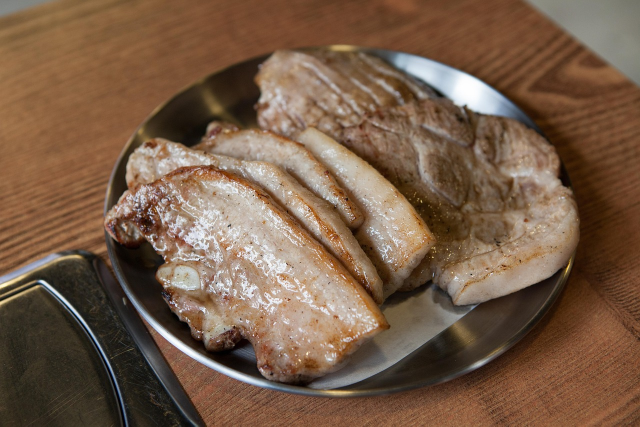
#> input picture MODULO-KIOSKO/media_cache/pork-687154_1280.jpg, 1280 x 853 px (shown at 1/2 size)
$ python -i app.py   (imports and definitions only)
#> lines starting #> are read from the running program, lines starting #| are printed output that depends on the picture
import cv2
import time
import requests
import serial
import json
import threading
import queue
import uuid
import logging
from logging.handlers import RotatingFileHandler
import glob
from collections import deque, Counter
import os

# --- Directorio del Script para rutas robustas ---
SCRIPT_DIR = os.path.dirname(os.path.abspath(__file__))

# ==============================================================================
# --- CONFIGURACIÓN PRINCIPAL ---
# ==============================================================================
FRIDGE_ID = os.getenv("FRIDGE_ID")
# Detección automática de puertos serie. Busca dispositivos comunes del ESP32.
# Esto elimina la necesidad de la variable de entorno SERIAL_PORTS.
# [1 line that did not run here, left out]
BAUD_RATE = int(os.getenv("BAUD_RATE", 115200))
# --- Configuración de Cámaras ---
# Lee una variable de entorno 'CAMERA_DEVICES' que es una lista de rutas separadas por comas (ej: "/dev/video0,/dev/video2")
# Si no se define, se usa una lista vacía por defecto.
CAMERA_DEVICES = [cam.strip() for cam in os.getenv("CAMERA_DEVICES", "").split(',') if cam.strip()]
CAPTURE_TIMEOUT_SECONDS = 60.0 # Tiempo máximo para capturar imágenes tras el cierre de la puerta.
BASE_BACKEND_URL = os.getenv("BASE_BACKEND_URL") # Se mantiene como variable de entorno

# --- LECTURA DE SECRETOS EN SWARM ---
# En un entorno Swarm, el secreto se monta como un archivo.
# Esta función intenta leerlo desde el archivo, y si no existe,
# vuelve a usar la variable de entorno (para compatibilidad con docker-compose).
def get_fridge_secret():
    secret_path = '/run/secrets/fridge_secret'
    if os.path.exists(secret_path):
        with open(secret_path, 'r') as f:
            return f.read().strip()
    return os.getenv("FRIDGE_SECRET")

FRIDGE_SECRET = get_fridge_secret()
SHOW_VIDEO = False
TARGET_FPS = 30 # Limita los FPS de las cámaras para optimizar el rendimiento
DEBUG_SAVE_IMAGES = False # <-- Si es True, guarda imágenes con ArUcos detectados

# --- Construcción de URLs dinámicas ---
## Se actualizan las URLs para que coincidan con la nueva estructura unificada de la API,
AUTH_URL = f"{BASE_BACKEND_URL}/api/auth/login" # Nuevo endpoint para obtener el token JWT
## usando como referencia el formato de kiosk.py: /api/<recurso>/<id_nevera>
BACKEND_URL = f"{BASE_BACKEND_URL}/api/transactions/{FRIDGE_ID}"
PRODUCT_DATABASE_URL = f"{BASE_BACKEND_URL}/api/products/{FRIDGE_ID}"

# --- Configuración de Lógica de Negocio y Base de Datos ---
WEIGHT_TOLERANCE_G = 70 # Margen de error aceptado para la coincidencia de peso (en gramos).
# Ruta corregida para que la DB de productos se guarde en el volumen 'nevera_db' montado en /app/db
LOCAL_PRODUCT_DB_PATH = os.path.join(SCRIPT_DIR, 'db', 'products.json')
DB_UPDATE_INTERVAL_SECONDS = 3600 # 120 segundos para probar .. ponerlo a una hora '3600'normalmente en produccion,actualizaciones de la DB de productos.

# --- Configuración de Envío y Persistencia al backend---
OFFLINE_QUEUE_PATH = os.path.join(SCRIPT_DIR, "offline_queue") # Carpeta para guardar transacciones si no hay conexión.
MAX_UPLOAD_RETRIES = 3 # Número de reintentos inmediatos antes de guardar para más tarde.
RETRY_DELAY_SECONDS = 5 # Segundos de espera entre reintentos.
OFFLINE_CHECK_INTERVAL_SECONDS = 60 # Cada cuánto tiempo se revisa la cola offline.
STATUS_REPORT_SEND_INTERVAL_SECONDS = 900 # 15 minutos. Intervalo para enviar reportes de estado al backend.

# --- Configuración de Logging ---
LOG_FILE_PATH = os.path.join(SCRIPT_DIR, "logs", "fridge_service.log")
LOG_MAX_BYTES = 5 * 1024 * 1024  # 5 MB
LOG_BACKUP_COUNT = 2 # Mantiene hasta 2 archivos de log antiguos

# --- Configuración de Revisión ---
# Carpeta para guardar los archivos de video/json de sesiones de baja confianza.
REVIEW_QUEUE_PATH = os.path.join(SCRIPT_DIR, "review_queue")

# --- Configuración de Captura de Sesión ---
SESSION_DATA_PATH = os.path.join(SCRIPT_DIR, "session_temp") # Carpeta para guardar videos y timestamps temporales de la sesión.

# --- Configuración de ArUco y Procesamiento de Imagen (tomado de los tests) ---
ARUCO_DICTIONARY = cv2.aruco.getPredefinedDictionary(cv2.aruco.DICT_4X4_1000)
ARUCO_PARAMETERS = cv2.aruco.DetectorParameters()
ARUCO_PARAMETERS.cornerRefinementMethod = cv2.aruco.CORNER_REFINE_SUBPIX
DEBUG_SAVE_IMAGES_PATH = os.path.join(SCRIPT_DIR, "debug_images") # Ruta para guardar imágenes de depuración.


# --- Variables Globales y Locks de Sincronización ---
PRODUCT_DATABASE = {}
PRODUCT_DB_LOCK = threading.Lock()


# ==============================================================================
# --- GESTOR DE AUTENTICACIÓN JWT ---
# ==============================================================================

class AuthManager:
    """
    Clase para gestionar la obtención y el refresco de tokens JWT.
    Es segura para hilos (thread-safe) gracias al uso de un Lock.
    """
    # [449 lines left out: functions __init__, _login, get_token, setup_logging, serial_reader_thread, camera_worker_thread and 6 more, not called in this run]


# ==============================================================================
# --- HILOS Y FUNCIONES DE PROCESAMIENTO DE SESIÓN ("LOS COCINEROS") ---
# ==============================================================================

def process_images_for_arucos(image_cache):
    """
    Función "Cocinero Especialista" para el análisis de imágenes.

    Recibe un lote de imágenes y aplica un pipeline de procesamiento para detectar marcadores ArUco.
    El pipeline es: `Color -> Escala de Grises -> CLAHE -> Detección de ArUco`.
    - CLAHE (Contrast Limited Adaptive Histogram Equalization) es crucial para mejorar el
      contraste en condiciones de iluminación difíciles.

    Retorna una lista de todas las detecciones encontradas, cada una con su `timestamp` y `aruco_id`.
    """
    if not image_cache:
        logging.warning("No se capturaron imágenes en esta sesión.")
        return []

    # --- Detección de ArUcos con pipeline mejorado (Gris -> CLAHE -> Detect) ---
    all_detections = []
    # Solo procedemos si hay imágenes que analizar.
    if image_cache:
        # Creamos una instancia del detector y del filtro CLAHE una sola vez para reutilizarlos en el bucle.
        detector = cv2.aruco.ArucoDetector(ARUCO_DICTIONARY, ARUCO_PARAMETERS)
        clahe = cv2.createCLAHE(clipLimit=2.0, tileGridSize=(8, 8))

        # Si la depuración está activa, nos aseguramos de que la carpeta de salida exista.
        if DEBUG_SAVE_IMAGES:
            os.makedirs(DEBUG_SAVE_IMAGES_PATH, exist_ok=True)

        # Iteramos sobre cada imagen capturada durante la sesión.
        for image_data in image_cache:
            # --- INICIO DEL PIPELINE DE PROCESAMIENTO ---
            # Paso 1: Convertir la imagen original (BGR) a escala de grises (1 canal).
            # Esto es un requisito para CLAHE y reduce la complejidad para el detector.
            gray_frame = cv2.cvtColor(image_data['frame'], cv2.COLOR_BGR2GRAY)

            # Paso 2: Aplicar CLAHE (Contrast Limited Adaptive Histogram Equalization).
            # Este filtro mejora drásticamente el contraste en la imagen, especialmente en condiciones
            # de iluminación desigual (sombras, reflejos), haciendo los bordes de los ArUcos más nítidos.
            clahe_frame = clahe.apply(gray_frame)

            # Paso 3: Detectar los marcadores ArUco en la imagen ya procesada con CLAHE.
            corners, markerIds, _ = detector.detectMarkers(clahe_frame)
            # --- FIN DEL PIPELINE DE PROCESAMIENTO ---

            # Si se encontraron marcadores, los registramos para el reporte final.
            if markerIds is not None:
                for marker_id in markerIds.flatten():
                    all_detections.append({
                        'timestamp': image_data['timestamp'],
                        'aruco_id': str(marker_id)
                    })

            # Si la depuración está activa, guardamos TODAS las imágenes procesadas de la sesión.
            if DEBUG_SAVE_IMAGES:
                # Convertimos la imagen CLAHE (monocromática) a BGR (color) para poder dibujar sobre ella.
                debug_frame = cv2.cvtColor(clahe_frame, cv2.COLOR_GRAY2BGR)
                # Si se encontraron marcadores en ESTA imagen, los dibujamos.
                if markerIds is not None:
                    cv2.aruco.drawDetectedMarkers(debug_frame, corners, markerIds)
                # Guardamos la imagen, contenga o no marcadores dibujados.
                debug_filename = f"session_img_{image_data['timestamp']}.jpg"
                cv2.imwrite(os.path.join(DEBUG_SAVE_IMAGES_PATH, debug_filename), debug_frame)

    return all_detections

# [458 lines left out: functions _synchronize_timestamps, _analyze_aruco_frequency, _build_state_intervals, _deduce_initial_transactions, _validate_and_resolve_transactions, _consolidate_transactions and 3 more, not called in this run]

# ==============================================================================
# --- LÓGICA PRINCIPAL (EL "MESERO") ---
# ==============================================================================
# [188 lines not run here, left out]

>>> import cv2
>>> picture = cv2.imread('../MODULO-KIOSKO/media_cache/pork-687154_1280.jpg', cv2.IMREAD_GRAYSCALE)
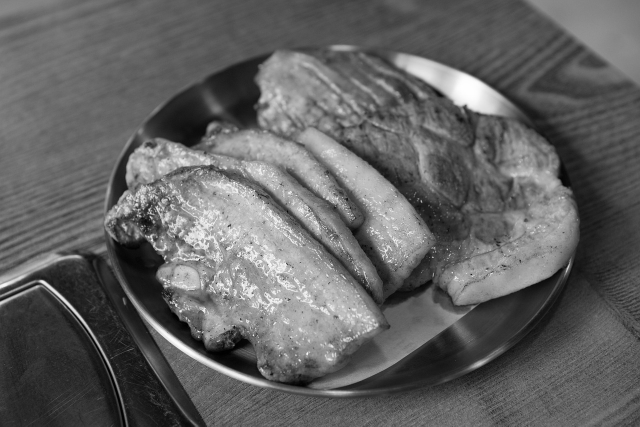
#> picture: shape (853, 1280) (shown at 1/2 size); min 0, max 255, mean 98.3
#> (the run stopped early here; a loop or call above may not have finished)
